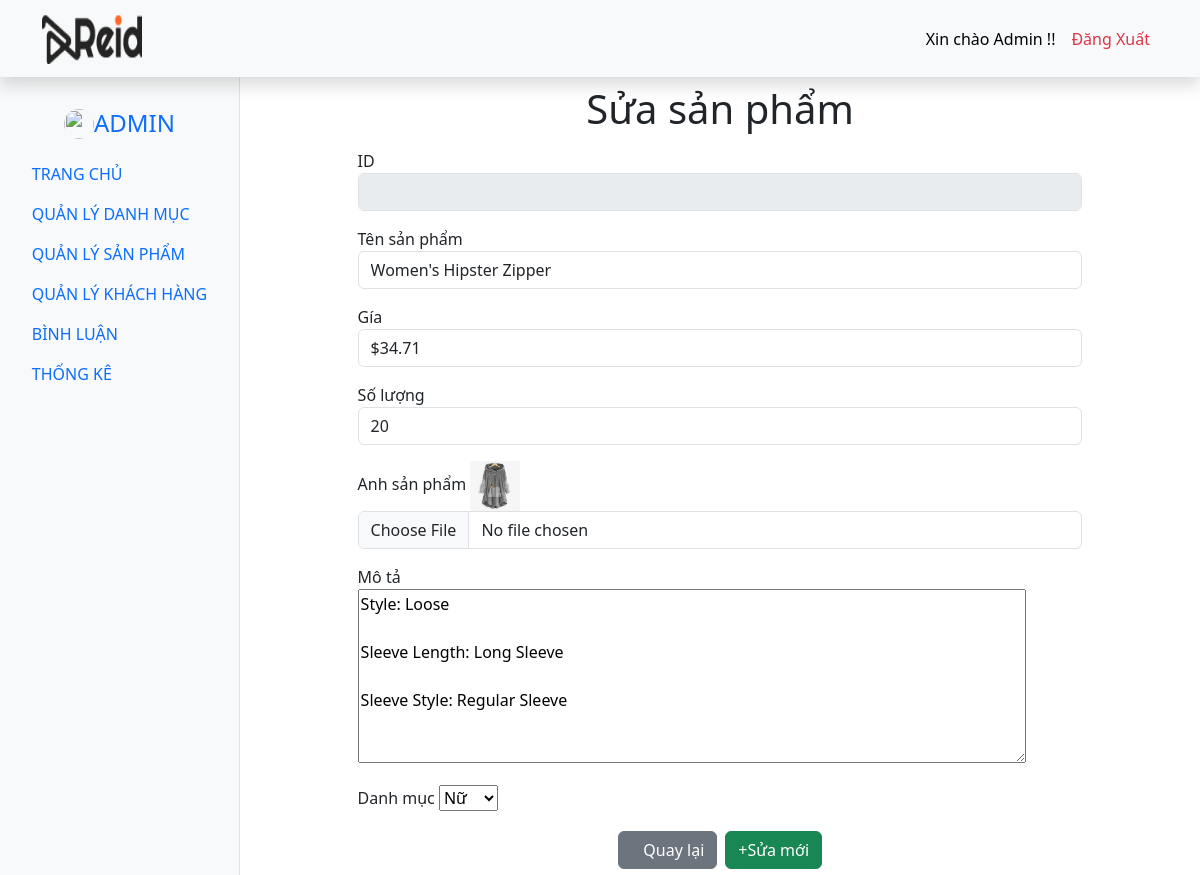
The app's page /admin/index.php?act=suasp&id=22, older data.
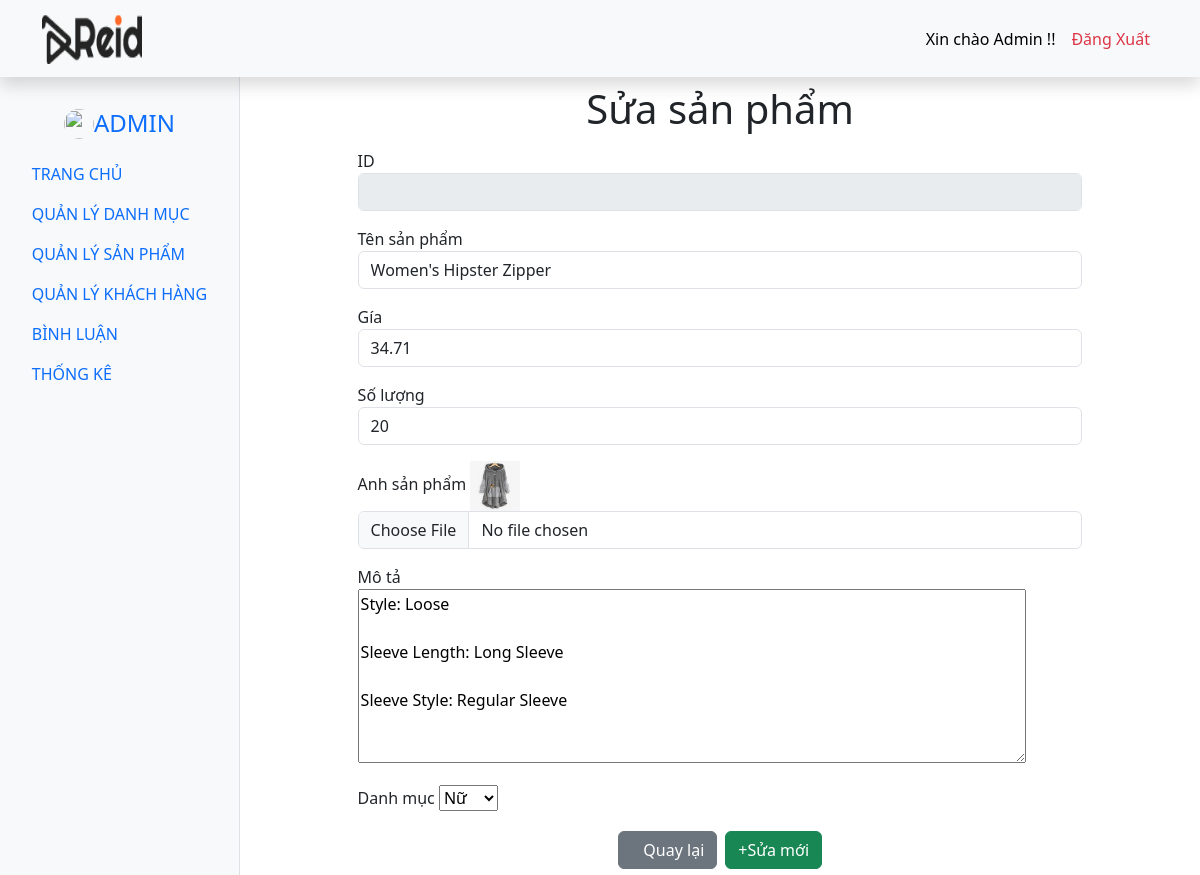
The same page, newer data.
### tables this page shows
CREATE TABLE `products` (
  `product_id` int(11) NOT NULL,
  `product_name` varchar(255) NOT NULL,
  `price` float NOT NULL,
  `image` varchar(50) NOT NULL,
  `description` varchar(255) NOT NULL,
  `quantity` int(11) NOT NULL,
  `cate_id` int(11) NOT NULL,
  `luotxem` int(11) DEFAULT NULL
);

### model/pdo.php (called while the page is built, shortened)
<?php
function pdo_get_connection()
{
    $servername = "mysql:host=localhost;dbname=duan1;charset=utf8";
    $username = "root";
    $password = "";
    $conn = new PDO($servername, $username, $password);
    $conn->setAttribute(PDO::ATTR_ERRMODE, PDO::ERRMODE_EXCEPTION);
    return $conn;
}
function pdo_query($sql)
{
    $sql_args = array_slice(func_get_args(), 1);
    try {
        $conn = pdo_get_connection();
        $stmt = $conn->prepare($sql);
        $stmt->execute($sql_args);
        $rows = $stmt->fetchAll();
        return $rows;
    } catch (PDOException $e) {
        throw $e;
    } finally {
        unset($conn);
    }
}
function pdo_query_one($sql)
{
    $sql_args = array_slice(func_get_args(), 1);
    try {
        $conn = pdo_get_connection();
        $stmt = $conn->prepare($sql);
        $stmt->execute($sql_args);
        $row = $stmt->fetch(PDO::FETCH_ASSOC);
        return $row;
    } catch (PDOException $e) {
        throw $e;
    } finally {
        unset($conn);
    }
}

### model/sanpham.php (called while the page is built, shortened)
<?php
function loadsanphamid(){
    $sql="SELECT * FROM `products` WHERE product_id=".$_GET['id'];
    $sp=pdo_query_one($sql);
    return $sp;
}
?>

### model/danhmuc.php (called while the page is built, shortened)
<?php
function listdm(){
    $sql="SELECT * FROM `categories` WHERE 1";
    $listdm=pdo_query($sql);
    return $listdm;
}
?>

### admin/sanpham/update.php (the view, shortened to what this page needs)
<div class="container pt-2" style="width: 80%">
<?php
 if(is_array($sp)){
  extract($sp);
}
?>
            <h1 class="d-flex justify-content-center ">Sửa sản phẩm</h1>
            <div class="container " style="width: 80%">
                <form action="index.php?act=updatesp" method="post" enctype="multipart/form-data">
                  <div class="mt-3">
                    <span class="form-label">ID</span>
                    <input type="text" class="form-control" disabled />
                  </div>
                  <div class="mt-3">
                    <span class="form-label">Tên sản phẩm</span>
                    <input type="text" class="form-control" name="ten" value="<?=$product_name?>" />
                  </div>
                  <div class="mt-3">
                    <span class="form-label">Gía</span>
                    <input type="text" class="form-control" name="gia" value="<?=$price?>"/>
                  </div>
                  <div class="mt-3">
                    <span class="form-label">Số lượng</span>
                    <input type="text" class="form-control" name="soluong" value="<?=$quantity?>"/>
                  </div>
                  <div class="mt-3">
                    <span class="form-label">Anh sản phẩm</span>
                    <img src="../image/<?=$image?>" alt="" width="50px" height="50px">
                    <input type="file" class="form-control" name="anh"/>
                  </div>
                  <div class="mt-3">
                    <span class="form-label">Mô tả</span><br>
                   <textarea  name="mota" id="myTextarea" rows="7" cols="70"  ><?=$description?></textarea>
                  </div>
                  <div class="mt-3">
                    <span class="form-label">Danh mục</span>
                   <select name="danhmuc" id="">
                  <?php
                   foreach($listdm as $item){
                       extract($item);
                       if($cate_id=$cate_id) $s="selected"; else $s="";
                       echo ' <option value="'.$cate_id.'" '.$s.'>'.$cate_name.'</option>';
                   ?>
                    <?php }?>
                   </select>
                  </div>
                  <div class="mt-3 d-flex justify-content-center">
                      <button type="submit" class="btn btn-secondary m-1 "><i class="fa-solid fa-arrow-left"></i><a href="index.php?act=listsp" style="color:white; text-decoration: none;">Quay lại</a></button>
                      <button type="submit" name="sumbit" class="btn btn-success m-1 " ><i class="fa-solid fa-plus"></i>Sửa mới</button>
                  </div>
                </form>
              </div>
            </div>
          </div>

Row changes from the older to the newer data that the page shows:
changed products "Women's Hipster Zipper": gia "$34.71" → "34.71"
